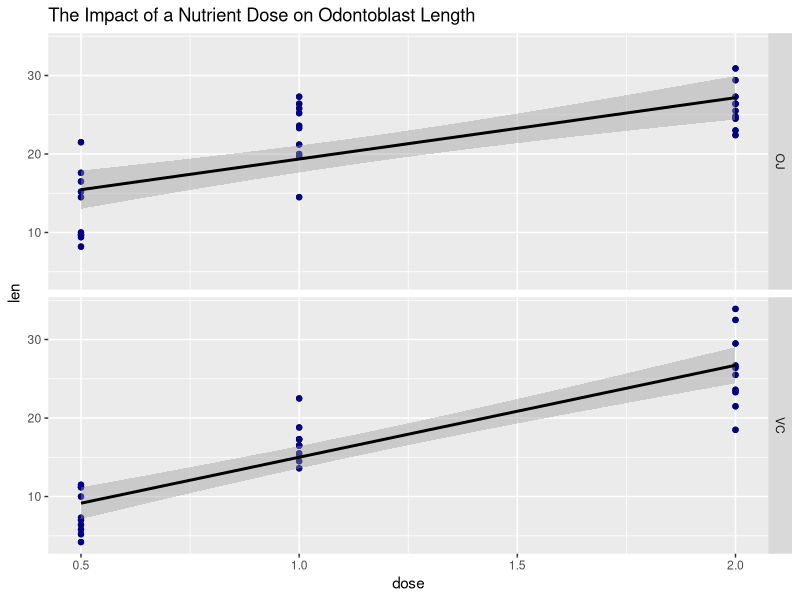

Write the R code that produced this figure.
## ---- chunk 1
# load the built-in ToothGrowth data set
data("ToothGrowth")
## ---- chunk 2
# what are the dimensions of the data set?
dim(ToothGrowth)

# summarize each column
summary(ToothGrowth$len)
summary(ToothGrowth$supp)
summary(ToothGrowth$dose)
## ---- chunk 3
require(ggplot2)

# plot "len" as a function of "dose" based on the facet of "supp"
ggplot2::qplot(dose, len, data=ToothGrowth, facets=supp~.) +
    geom_point(color="darkblue") +
    stat_smooth(method="lm", color="black") +
    labs(title="The Impact of a Nutrient Dose on Odontoblast Length")
## ---- chunk 4
# split the data frame based on the categorical variable of supplement (30 observations each)
SUPP_SPLIT <- split(ToothGrowth, ToothGrowth$supp)

# conduct a naive two-tailed hypothesis test to see if the length is statisically different based on the supplement type
t.test(SUPP_SPLIT$OJ$len, SUPP_SPLIT$VC$len, alternative="two.sided", paired=FALSE, var.equal=FALSE)$p.val

# calculate the means of the two variables to see which tail hypothesis test should be run
mean(SUPP_SPLIT$OJ$len)
mean(SUPP_SPLIT$VC$len)

# conduct a one-tailed hypothesis test to see if the length of odontoblast is statistically significantly larger for OJ than VC supplement takers
t.test(SUPP_SPLIT$OJ$len, SUPP_SPLIT$VC$len, alternative="greater", paired=FALSE, var.equal=FALSE)$p.val
